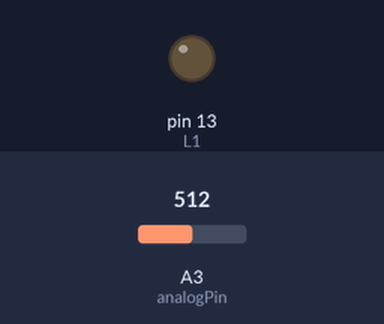
Simulated run of this sketch. Board: Arduino Uno, built with avr-gcc and run on an emulated ATmega328P. Shown: output pins drawn as LEDs (lit = HIGH). Inputs (shaded band) come from the test bench; at power-on: A3 (analogPin) = 512. What the sketch prints to the serial monitor is not drawn.

Above: at 1.2 s.
1.3 s: A3 (analogPin) set to 11
2.8 s: A3 (analogPin) set to 8
At 3.4 s:
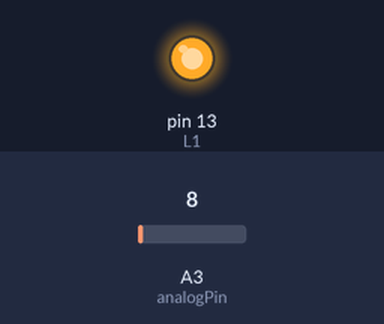
4.3 s: A3 (analogPin) set to 122
At 4.6 s:
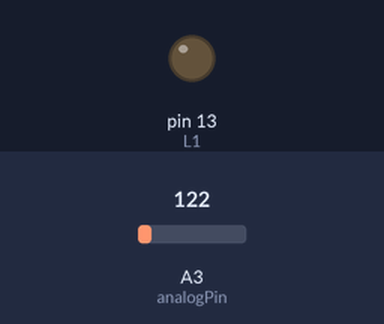
5.8 s: A3 (analogPin) set to 0
At 6.9 s:
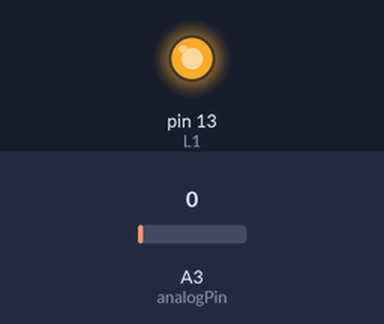
Timing chart, 0 to 8.3 s (numbered marks = the images above; inputs shaded):
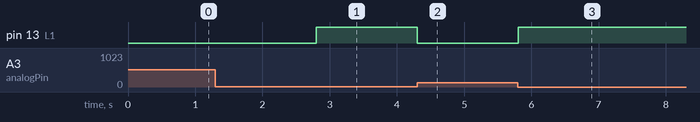

The sketch:

Program_3.ino
```cpp
#define L1 13 // встроенный светодиод
int analogPin = A3; // потенциометр 10 кОм (средний вывод) подключен к аналоговому входу A3
// крайние выводы соединены с землей и +5В
int val = 0; // переменная для хранения считанного значения
int x = 0;
bool valueChanged = false;

void setup() {
  pinMode(L1,OUTPUT);

  Serial.begin(9600);
}

void loop() {
  val = analogRead(analogPin); // считываем напряжение с аналогового вход
  if (!valueChanged) {
    if (Serial.available()) {
      x = Serial.parseInt();
    valueChanged = true;
    }

  }

  if (x<0) {
      x = 1;
    } else
    if (x>1023) {
      x = 1023;
    }

  Serial.println(x);
  if (x-10<val && x+10>val) {
    digitalWrite(L1, 1);
  } else {
    digitalWrite(L1, 0);
  }
}
```

Measured:
- the behaviour switches between 10 and 9 on A3 (analogPin) (found by bisection; images 0 and 1)
- after the input at 2.8 s, pin 13 (L1): LOW → HIGH at once
- after the input at 4.3 s, pin 13 (L1): HIGH → LOW at once
- after the input at 5.8 s, pin 13 (L1): LOW → HIGH at once
